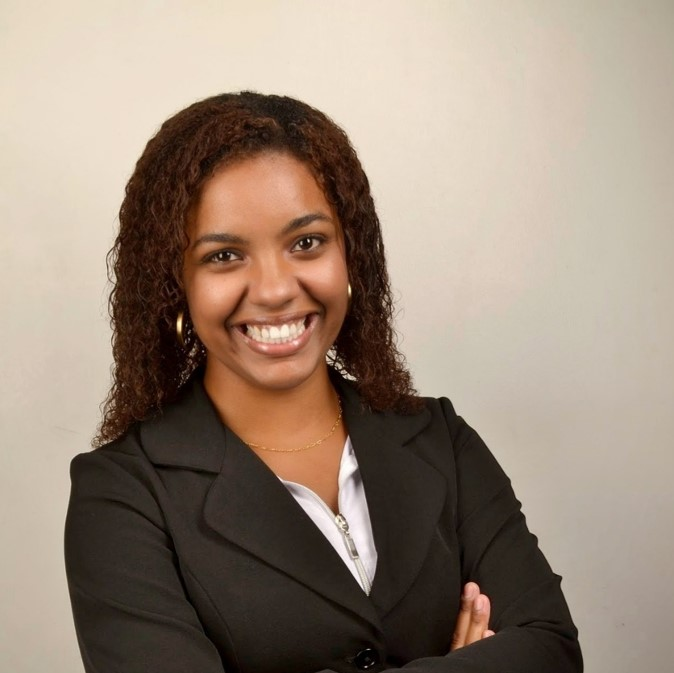
#> input picture Face_detection/Face_detection/faces/Picture1.jpg, 674 x 673 px
$ python Face_Detection.py --image faces/Picture1.jpg
#> lines starting #> are read from the running program, lines starting #| are printed output that depends on the picture; after the words box and inside, x2 and y2 are one past the last pixel; in counts of white or black regions, pixels touching at a corner belong together
import cv2
import argparse
ap=argparse.ArgumentParser()
ap.add_argument("-i","--image",required=True,
help="Path to the image saved")
ap.add_argument("-c","--cascade",
default="haarcascade_frontalface_default.xml",
help="Path to the detector haar cascade ")
args = vars(ap.parse_args())
image=cv2.imread(args["image"])
#> image is the input picture: shape (673, 674, 3); mean B, G, R 121, 136.1, 153.2
#convert to gray scale
gray=cv2.cvtColor(image, cv2.COLOR_BGR2GRAY)
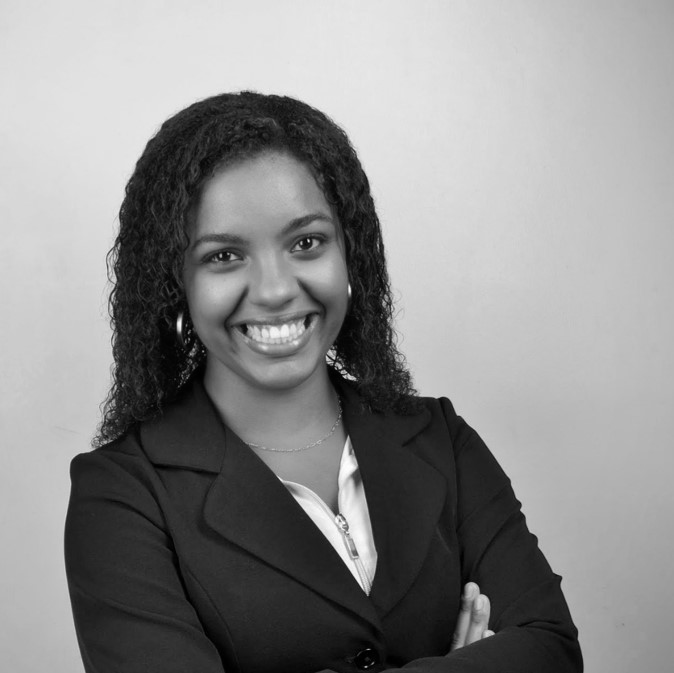
#> gray: shape (673, 674); min 0, max 254, mean 139.4
#detector initialize
detector=cv2.CascadeClassifier(args["cascade"])
rects = detector.detectMultiScale(gray, scaleFactor=1.3,
minNeighbors=10, minSize=(75, 75))
#> rects = [[154, 163, 220, 220]]
#loop over
for (i ,(x,y,w,h)) in enumerate(rects):
    # draw rectangle
    cv2.rectangle(image,(x, y),(x + w,y + h),(0, 0, 255), 2)
    # write in the image
    cv2.putText(image,"Face* {}".format(i + 1),(x, y-10),
    cv2.FONT_HERSHEY_SIMPLEX, 0.55, (0, 0, 255), 2)
#> this loop made 1 pass
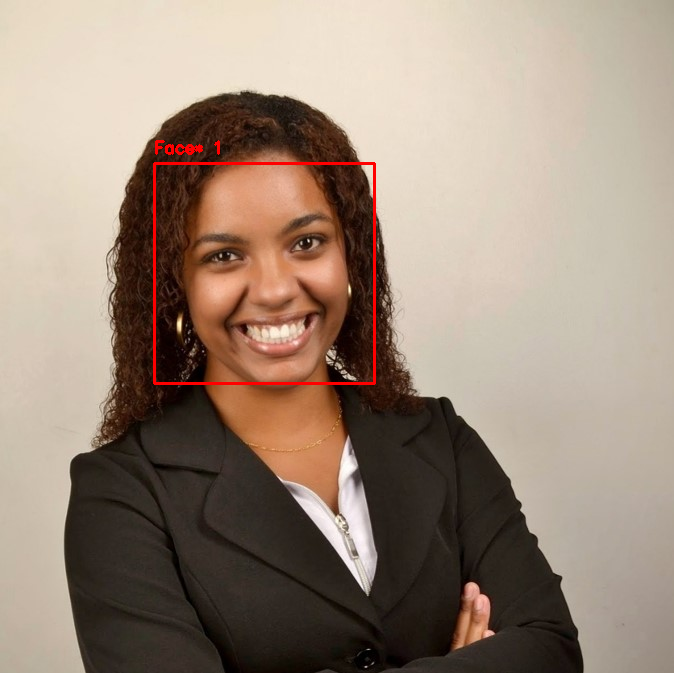
#> image: shape (673, 674, 3); 0.67% of pixels changed, all inside (x1, y1, x2, y2) = (153, 140, 376, 385)
# Show Detected Faces
cv2.imshow("Faces",image)
cv2.waitKey(0)

$ run again, on Face_detection/Face_detection/faces/1.jpg
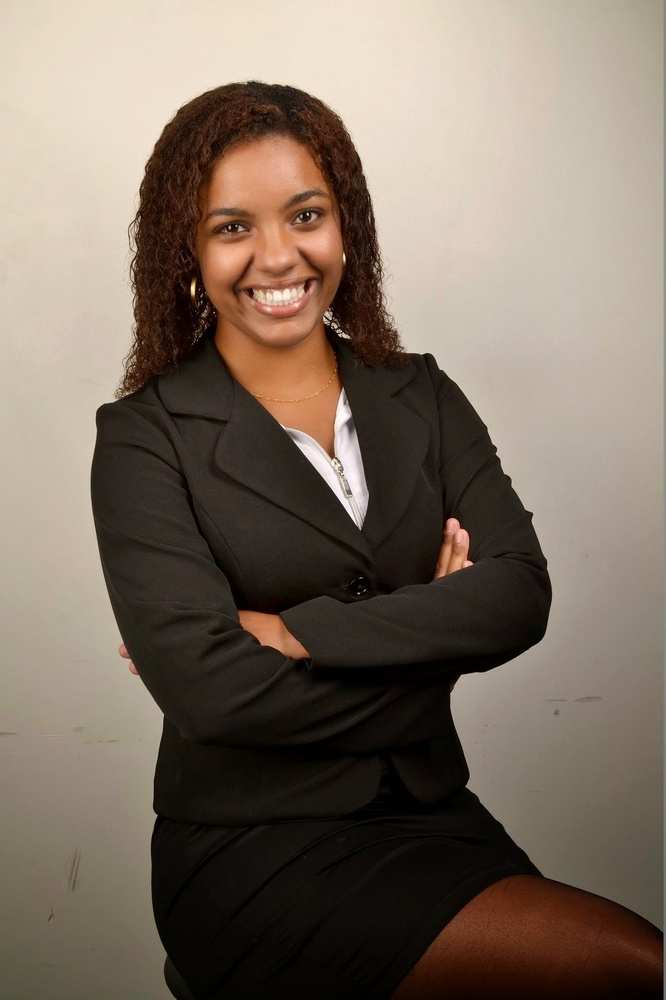
#> input picture Face_detection/Face_detection/faces/1.jpg, 666 x 1000 px, shrunk from 1279 x 1920 before the run
#> image is the input picture: shape (1000, 666, 3); mean B, G, R 96.4, 109.6, 123.4
#> `gray=cv2.cvtColor(image, cv2.COLOR_BGR2GRAY)`:
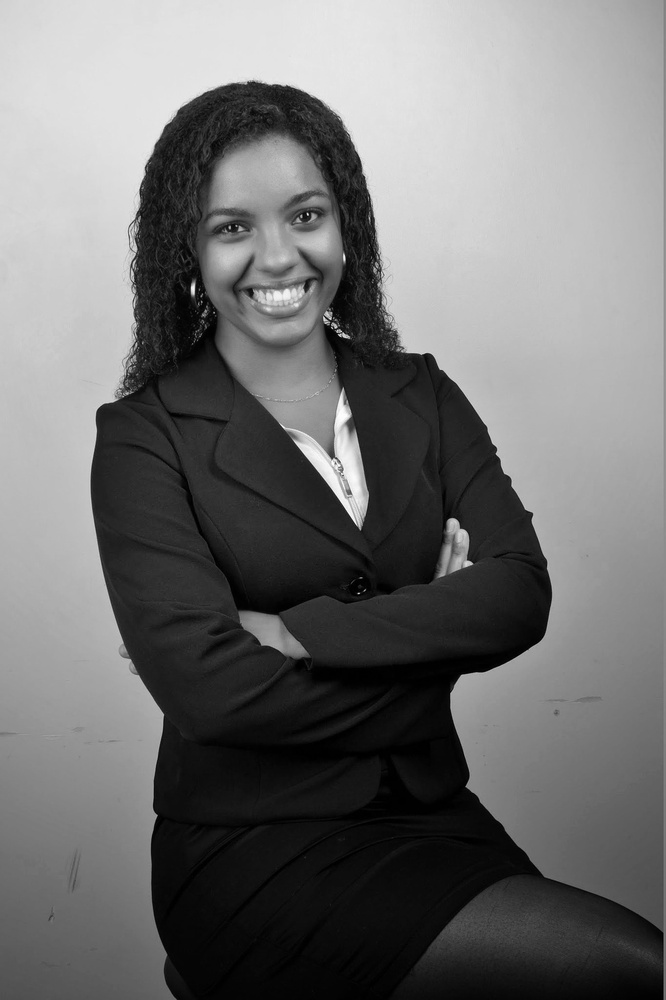
#> gray: shape (1000, 666); min 0, max 254, mean 112.2
#> rects = [[175, 147, 192, 192]]
#> the loop `for (i ,(x,y,w,h)) in enumerate(rects):` made 1 pass
#> after the loop `for (i ,(x,y,w,h)) in enumerate(rects):`:
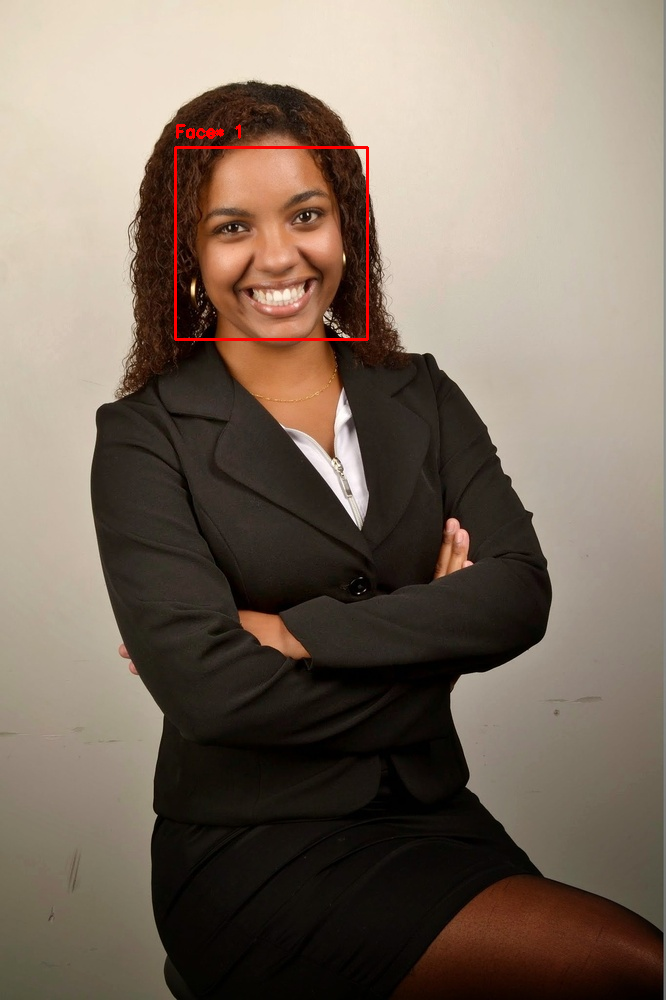
#> image: shape (1000, 666, 3); 0.4% of pixels changed, all inside (x1, y1, x2, y2) = (174, 124, 369, 341)

$ run again, on Face_detection/Face_detection/faces/2.jpg
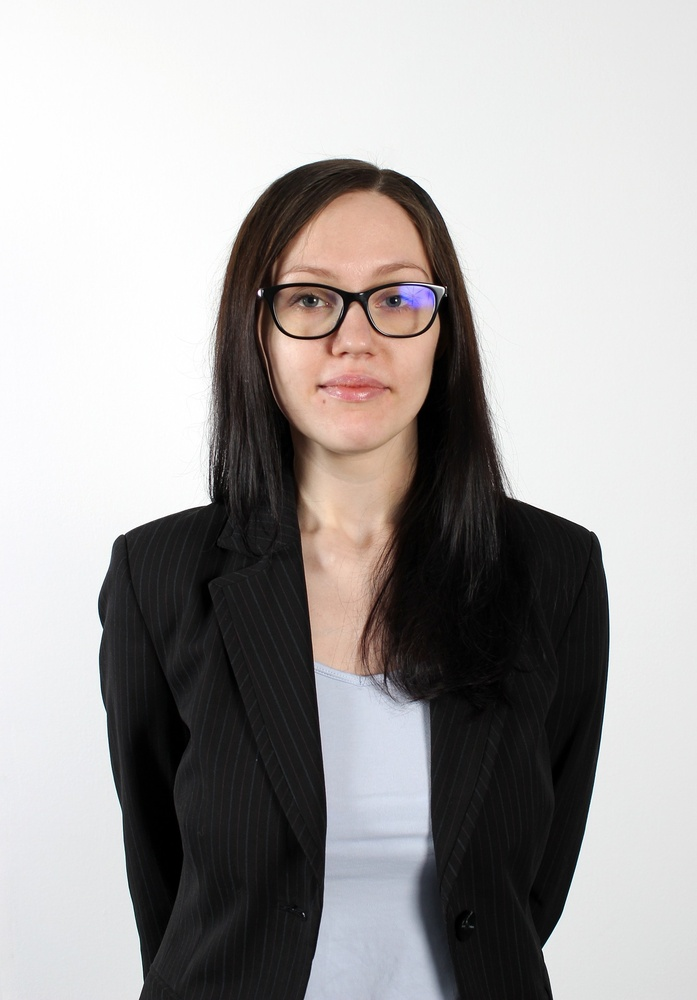
#> input picture Face_detection/Face_detection/faces/2.jpg, 697 x 1000 px, shrunk from 1339 x 1920 before the run
#> image is the input picture: shape (1000, 697, 3); mean B, G, R 161.6, 162.3, 165.5
#> `gray=cv2.cvtColor(image, cv2.COLOR_BGR2GRAY)`:
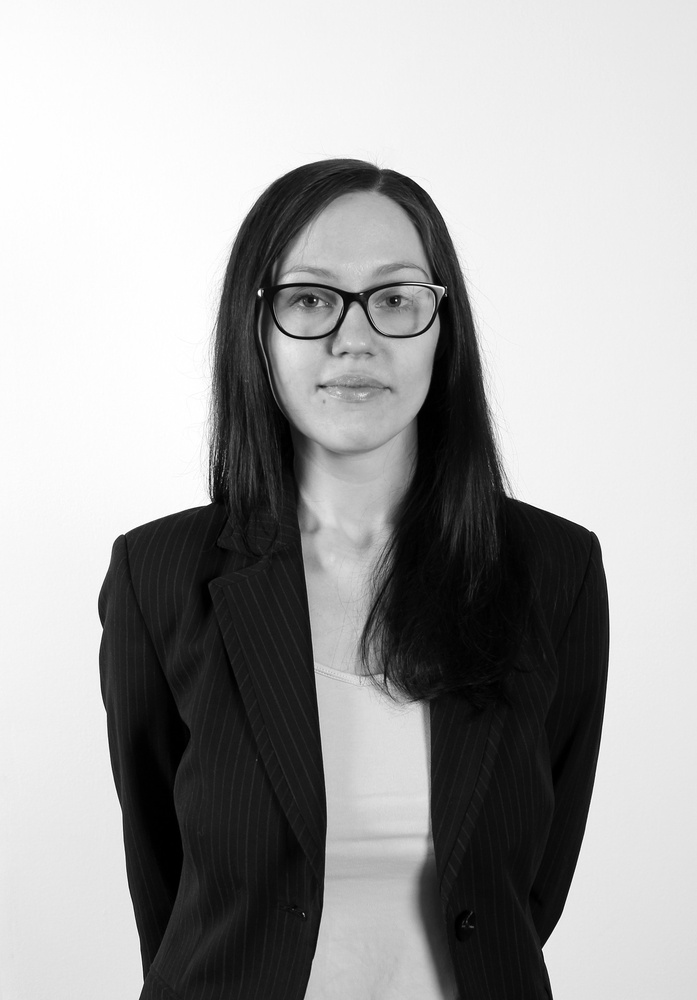
#> gray: shape (1000, 697); min 0, max 255, mean 163.2
#> rects = [[232, 208, 240, 240]]
#> the loop `for (i ,(x,y,w,h)) in enumerate(rects):` made 1 pass
#> after the loop `for (i ,(x,y,w,h)) in enumerate(rects):`:
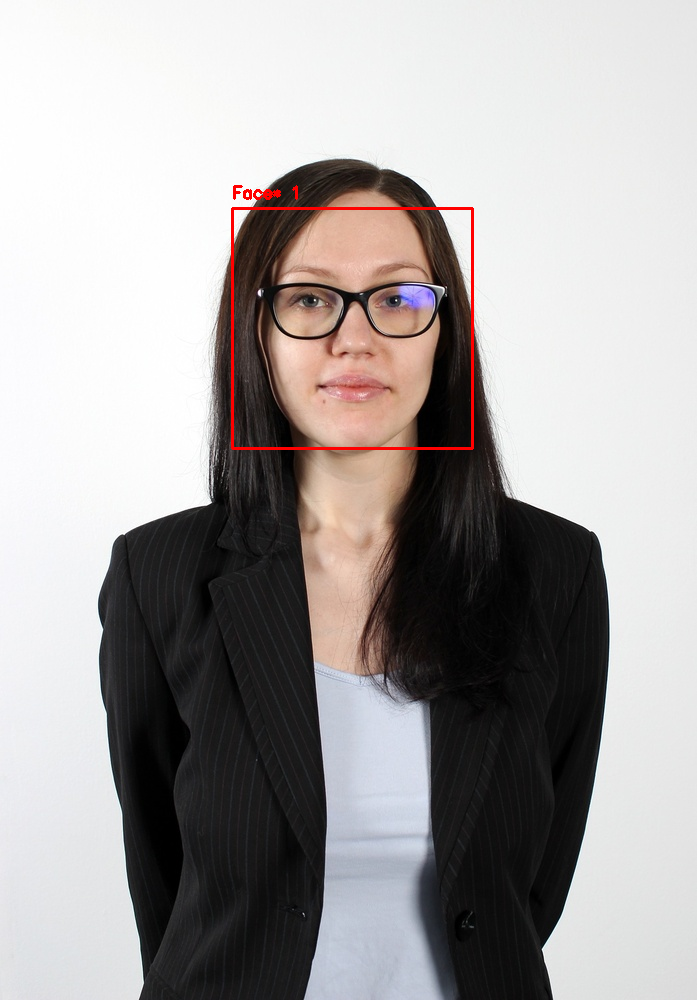
#> image: shape (1000, 697, 3); 0.47% of pixels changed, all inside (x1, y1, x2, y2) = (231, 185, 474, 450)

$ run again, on Face_detection/Face_detection/faces/No doubts.jpg
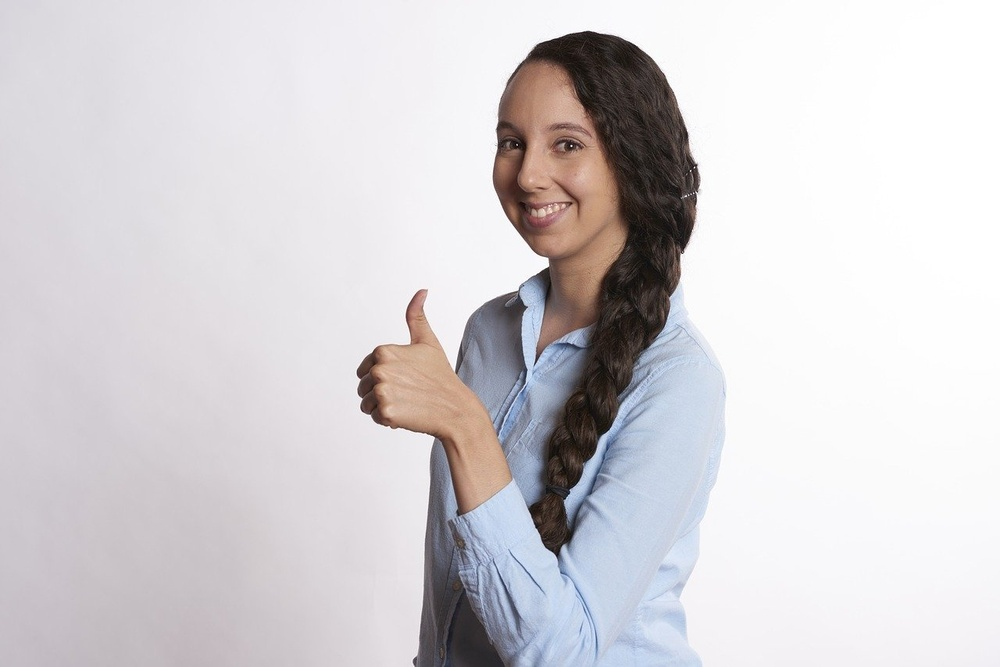
#> input picture Face_detection/Face_detection/faces/No doubts.jpg, 1000 x 667 px, shrunk from 1280 x 854 before the run
#> image is the input picture: shape (667, 1000, 3); mean B, G, R 212.7, 209.6, 212.7
#> `gray=cv2.cvtColor(image, cv2.COLOR_BGR2GRAY)`:
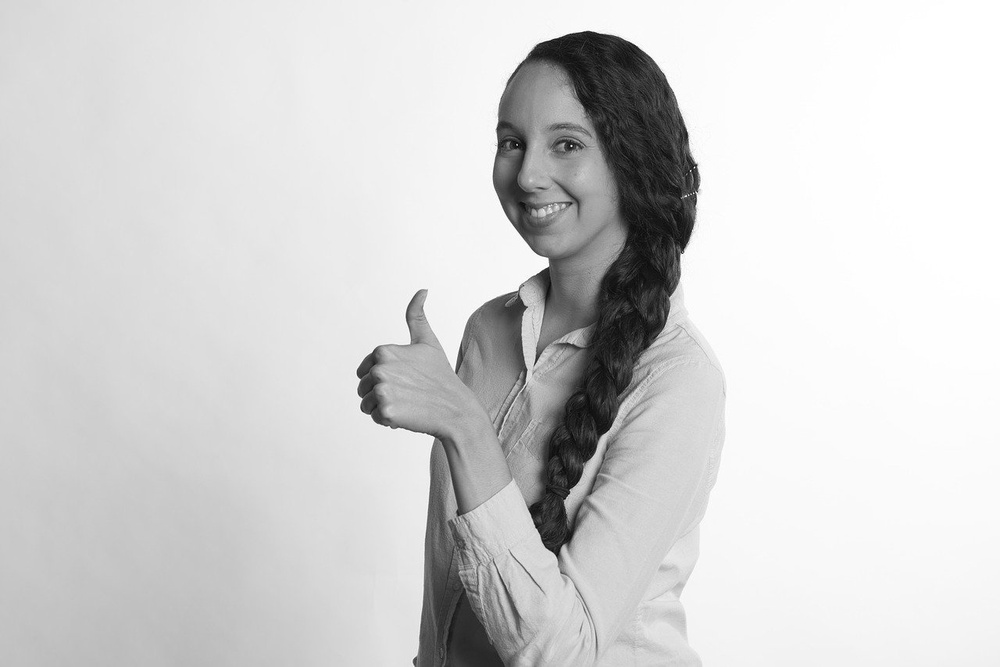
#> gray: shape (667, 1000); min 2, max 255, mean 210.8
#> rects = ()
